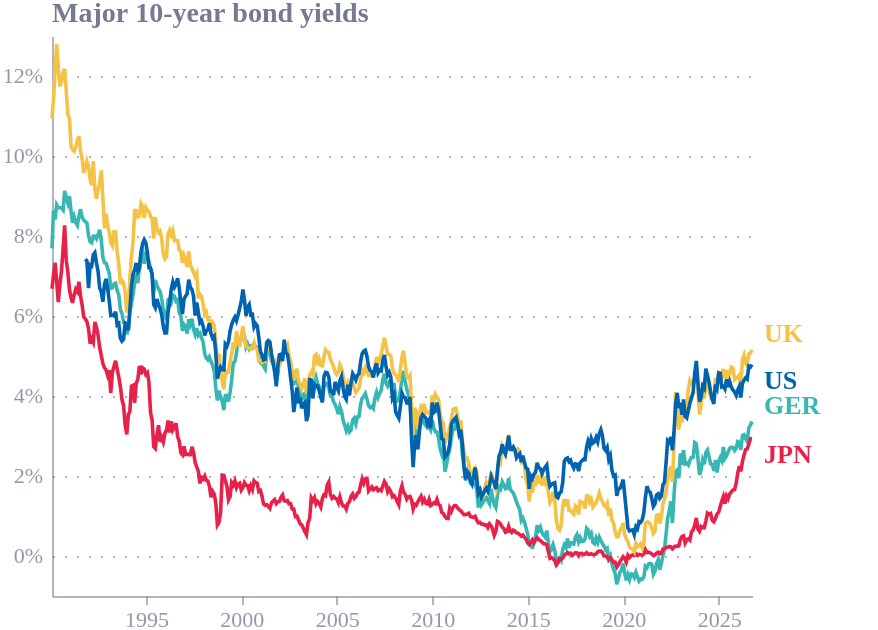

The specification (Vega-Lite) saved for this image:
### Vega-Lite specification from a JSON file in a GitHub repository (floating-point values rounded to 4 significant figures; data arrays with more than 128 entries replaced by an {"elided": "..."} marker saying what was removed)
{"config": {"font": "Circular Std", "text": {"color": "#676A86", "align": "left", "baseline": "middle", "dx": 7, "dy": 0, "fontSize": 11}, "view": {"stroke": null, "continuousWidth": 400, "continuousHeight": 300, "discreteWidth": 400, "discreteHeight": 300}, "range": {"category": ["#36B7B4", "#E6224B", "#F4C245", "#0063AF", "#00A767", "#179FDB", "#EB5C2E", "#5C267B", "#122B39"], "diverging": ["#E6224B", "#E54753", "#C9C9C9", "#179FDB", "#122B39"], "heatmap": ["#C9C9C9", "#179FDB", "#0063AF", "#122B39"], "ordinal": ["#00A767", "#36B7B4", "#179FDB", "#0063AF", "#243B5A"]}, "bar": {"color": "#179fdb"}, "line": {"color": "#e6224b"}, "rule": {"color": "#676A86"}, "area": {"opacity": 0.8}, "point": {"filled": true, "size": 80, "color": "#e6224b", "opacity": 0.95}, "geoshape": {"stroke": "white", "strokeWidth": 0.3}, "rect": {"fill": "#d6d4d4", "opacity": 0.3}, "axis": {"labelColor": "#676A86", "labelFontSize": 11, "labelFont": "Circular Std", "labelOpacity": 0.7, "tickColor": "#676A86", "tickOpacity": 0.5, "domainColor": "#676A86", "domainOpacity": 0.5, "gridColor": "#676A86", "gridDash": [2, 2], "gridOpacity": 0.5, "title": null, "titleColor": "#676A86", "titleOpacity": 0.8, "tickSize": 4}, "axisXDiscrete": {"grid": false, "labelAngle": 0, "tickCount": 10, "tickOpacity": 0.5, "title": null}, "axisYDiscrete": {"ticks": false, "labelPadding": 5}, "axisXTemporal": {"grid": false, "ticks": true}, "axisXQuantitative": {"grid": true}, "axisYQuantitative": {"gridColor": "#676A86", "gridDash": [1, 5], "gridOpacity": 0.5, "ticks": false, "labelPadding": 5, "tickCount": 8, "titleAngle": 0, "titleAlign": "left", "titleBaseline": "bottom", "titleX": 0, "titleY": -5}, "title": {"color": "#676A86E6", "subtitleColor": "#676A86", "font": "Circular Std", "subtitleFont": "Circular Std", "anchor": "start", "fontSize": 14, "subtitleFontSize": 12, "subtitlePadding": 4, "offset": 0, "frame": "group"}, "legend": {"titleColor": "#122b39", "title": null, "labelColor": "#122b39", "labelFontSize": 11}}, "layer": [{"data": {"name": "data-c74298f0f565cd6a2ef1b4d40f5409bb"}, "mark": {"type": "line", "strokeWidth": 1.8}, "encoding": {"color": {"field": "country", "legend": null, "type": "nominal"}, "x": {"axis": {"format": "%Y", "tickCount": 8}, "field": "date", "type": "temporal"}, "y": {"axis": {"labelExpr": "datum.label + '%'"}, "field": "yield", "title": null, "type": "quantitative"}}}, {"layer": [{"data": {"name": "data-2c20b39233866626b2a5195f75753e0e"}, "mark": {"type": "text", "align": "left", "dx": 6, "dy": -8, "fontSize": 13, "fontWeight": "bold"}, "encoding": {"color": {"field": "country", "legend": null, "type": "nominal"}, "text": {"aggregate": {"argmax": "date"}, "field": "code", "type": "nominal"}, "x": {"aggregate": "max", "field": "date", "type": "temporal"}, "y": {"aggregate": {"argmax": "date"}, "field": "yield", "type": "quantitative"}}}, {"data": {"name": "data-3df011650e56a62c0a07fe7ff056ba72"}, "mark": {"type": "text", "align": "left", "dx": 6, "dy": 8, "fontSize": 13, "fontWeight": "bold"}, "encoding": {"color": {"field": "country", "legend": null, "type": "nominal"}, "text": {"aggregate": {"argmax": "date"}, "field": "code", "type": "nominal"}, "x": {"aggregate": "max", "field": "date", "type": "temporal"}, "y": {"aggregate": {"argmax": "date"}, "field": "yield", "type": "quantitative"}}}, {"data": {"name": "data-6509fa1fc39750242d49a77f95f4d6d4"}, "mark": {"type": "text", "align": "left", "dx": 6, "dy": -8, "fontSize": 13, "fontWeight": "bold"}, "encoding": {"color": {"field": "country", "legend": null, "type": "nominal"}, "text": {"aggregate": {"argmax": "date"}, "field": "code", "type": "nominal"}, "x": {"aggregate": "max", "field": "date", "type": "temporal"}, "y": {"aggregate": {"argmax": "date"}, "field": "yield", "type": "quantitative"}}}, {"data": {"name": "data-cd519f140abcf92cb126e2467f179ec4"}, "mark": {"type": "text", "align": "left", "dx": 6, "dy": 8, "fontSize": 13, "fontWeight": "bold"}, "encoding": {"color": {"field": "country", "legend": null, "type": "nominal"}, "text": {"aggregate": {"argmax": "date"}, "field": "code", "type": "nominal"}, "x": {"aggregate": "max", "field": "date", "type": "temporal"}, "y": {"aggregate": {"argmax": "date"}, "field": "yield", "type": "quantitative"}}}]}], "height": 280, "padding": {"right": 28}, "title": {"text": "Major 10-year bond yields"}, "width": 350, "$schema": "https://vega.github.io/schema/vega-lite/v6.4.1.json", "datasets": {"data-c74298f0f565cd6a2ef1b4d40f5409bb": {"elided": "1743 records"}, "data-2c20b39233866626b2a5195f75753e0e": {"elided": "441 records"}, "data-3df011650e56a62c0a07fe7ff056ba72": {"elided": "420 records"}, "data-6509fa1fc39750242d49a77f95f4d6d4": {"elided": "441 records"}, "data-cd519f140abcf92cb126e2467f179ec4": {"elided": "441 records"}}}
